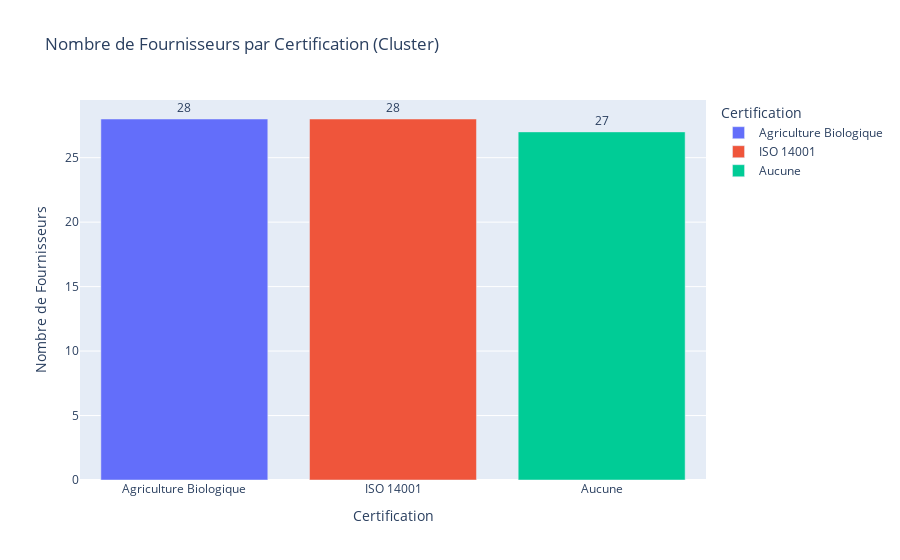

Source (notebook cell):
### Code cell
import pandas as pd
from sklearn.preprocessing import LabelEncoder
from sklearn.cluster import KMeans
from sklearn.metrics import silhouette_score
import plotly.express as px
import matplotlib.pyplot as plt

# Garder uniquement les certifications valides
valid_certifications = ['ISO 14001', 'Agriculture Biologique', 'Aucune']
df = df[df['Environmental_Certifications'].isin(valid_certifications)]

# Encodage
df['Cert_encoded'] = LabelEncoder().fit_transform(df['Environmental_Certifications'])
df['Prog_encoded'] = LabelEncoder().fit_transform(df['Sustainability_Program'])

# Préparer les données pour le clustering
X = df[['Cert_encoded', 'Prog_encoded']]

# Méthode Elbow pour déterminer le nombre optimal de clusters
inertia = []
silhouette_scores = []

for k in range(2, 11):  # Tester de 2 à 10 clusters
    kmeans = KMeans(n_clusters=k, random_state=0)
    kmeans.fit(X)
    inertia.append(kmeans.inertia_)
    score = silhouette_score(X, kmeans.labels_)
    silhouette_scores.append(score)

# Visualisation de la méthode Elbow avec mise en évidence de 3 clusters
plt.figure(figsize=(8, 5))
plt.plot(range(2, 11), inertia, marker='o', color='blue')
plt.plot(3, inertia[1], marker='o', markersize=10, color='red')  # Point pour 3 clusters
plt.title("Méthode du Coude (Elbow Method) - 3 clusters sélectionnés")
plt.xlabel("Nombre de Clusters")
plt.ylabel("Inertie")
plt.grid(True)
plt.annotate('Choix optimal: 3 clusters', 
             xy=(3, inertia[1]), 
             xytext=(4, inertia[1]+5),
             arrowprops=dict(facecolor='black', shrink=0.05))
plt.savefig('elbow_method_3clusters.png')
plt.show()

# Visualisation du Silhouette Score avec mise en évidence de 3 clusters
plt.figure(figsize=(8, 5))
plt.plot(range(2, 11), silhouette_scores, marker='o', color='green')
plt.plot(3, silhouette_scores[1], marker='o', markersize=10, color='red')  # Point pour 3 clusters
plt.title("Silhouette Score - 3 clusters sélectionnés")
plt.xlabel("Nombre de Clusters")
plt.ylabel("Silhouette Score")
plt.grid(True)
plt.annotate('Choix optimal: 3 clusters',
             xy=(3, silhouette_scores[1]),
             xytext=(4, silhouette_scores[1]-0.1),
             arrowprops=dict(facecolor='black', shrink=0.05))
plt.savefig('silhouette_score_3clusters.png')
plt.show()

# Définir explicitement le nombre optimal de clusters à 3 pour correspondre aux certifications
optimal_clusters = 3

# Clustering avec le nombre optimal de clusters
kmeans = KMeans(n_clusters=optimal_clusters, random_state=0)
df['Cluster'] = kmeans.fit_predict(X)

# Associer les labels aux clusters
cluster_labels = {}
for i in range(optimal_clusters):
    mode_cert = df[df['Cluster'] == i]['Environmental_Certifications'].mode()[0]
    cluster_labels[i] = mode_cert

df['Cluster_Label'] = df['Cluster'].map(cluster_labels)

# Compter les fournisseurs par cluster
cluster_counts = df['Cluster_Label'].value_counts().reset_index()
cluster_counts.columns = ['Certification', 'Nombre de Fournisseurs']

# Visualisation dynamique avec Plotly
fig = px.bar(
    cluster_counts,
    x='Certification',
    y='Nombre de Fournisseurs',
    text='Nombre de Fournisseurs',
    color='Certification',
    title='Nombre de Fournisseurs par Certification (Cluster)',
    hover_data=['Nombre de Fournisseurs']
)

fig.update_traces(textposition='outside')
fig.update_layout(xaxis_title='Certification', yaxis_title='Nombre de Fournisseurs')
fig.show()

### Figure 1 — Plotly figure (JSON) as saved in the notebook; plotly's stock layout.template omitted (floating-point values rounded to 4 significant figures)
{"data": [{"hovertemplate": "Certification=%{x}<br>Nombre de Fournisseurs=%{text}<extra></extra>", "legendgroup": "Agriculture Biologique", "marker": {"color": "#636efa", "pattern": {"shape": ""}}, "name": "Agriculture Biologique", "orientation": "v", "showlegend": true, "text": [28.0], "textposition": "outside", "type": "bar", "x": ["Agriculture Biologique"], "xaxis": "x", "y": [28], "yaxis": "y"}, {"hovertemplate": "Certification=%{x}<br>Nombre de Fournisseurs=%{text}<extra></extra>", "legendgroup": "ISO 14001", "marker": {"color": "#EF553B", "pattern": {"shape": ""}}, "name": "ISO 14001", "orientation": "v", "showlegend": true, "text": [28.0], "textposition": "outside", "type": "bar", "x": ["ISO 14001"], "xaxis": "x", "y": [28], "yaxis": "y"}, {"hovertemplate": "Certification=%{x}<br>Nombre de Fournisseurs=%{text}<extra></extra>", "legendgroup": "Aucune", "marker": {"color": "#00cc96", "pattern": {"shape": ""}}, "name": "Aucune", "orientation": "v", "showlegend": true, "text": [27.0], "textposition": "outside", "type": "bar", "x": ["Aucune"], "xaxis": "x", "y": [27], "yaxis": "y"}], "layout": {"barmode": "relative", "legend": {"title": {"text": "Certification"}, "tracegroupgap": 0}, "title": {"text": "Nombre de Fournisseurs par Certification (Cluster)"}, "xaxis": {"anchor": "y", "categoryarray": ["Agriculture Biologique", "ISO 14001", "Aucune"], "categoryorder": "array", "domain": [0, 1], "title": {"text": "Certification"}}, "yaxis": {"anchor": "x", "domain": [0, 1], "title": {"text": "Nombre de Fournisseurs"}}}}
